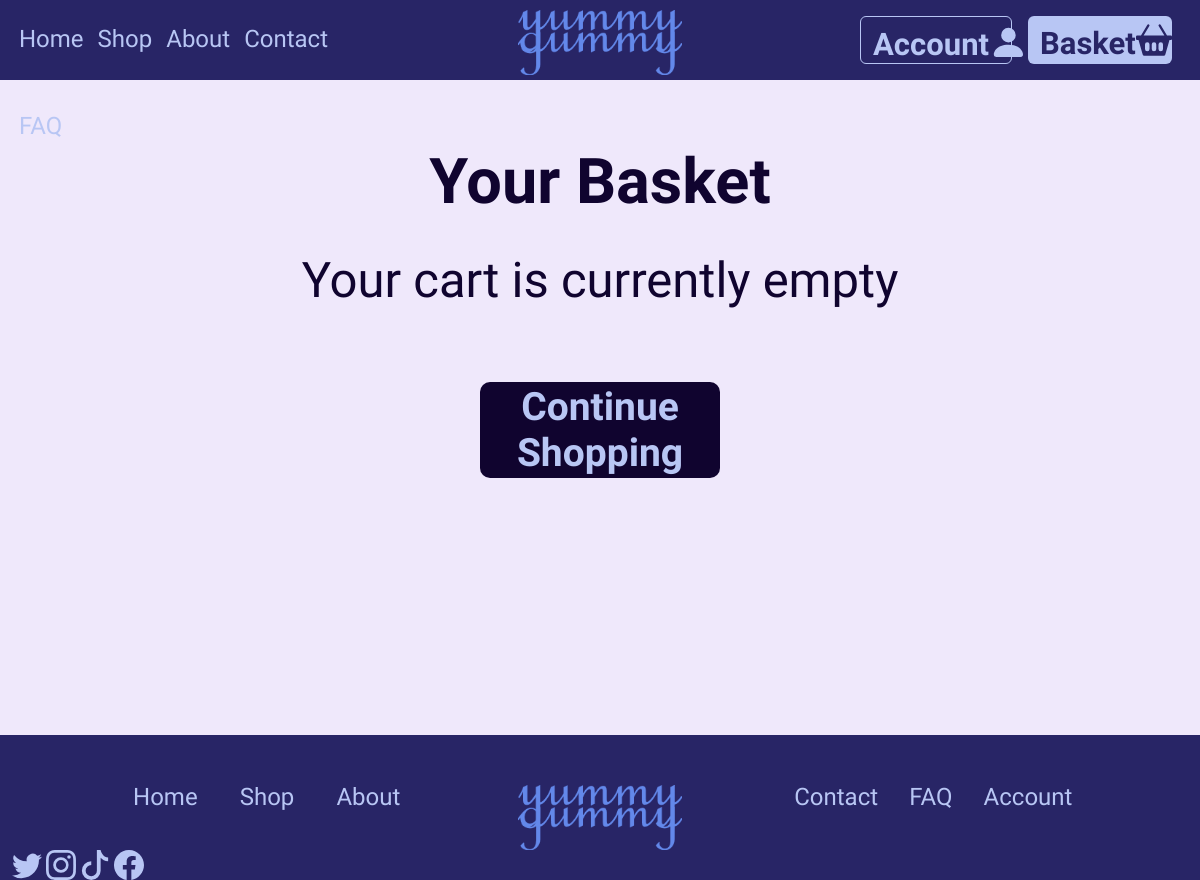
/cart (signed in), run on an earlier commit of the app's database.
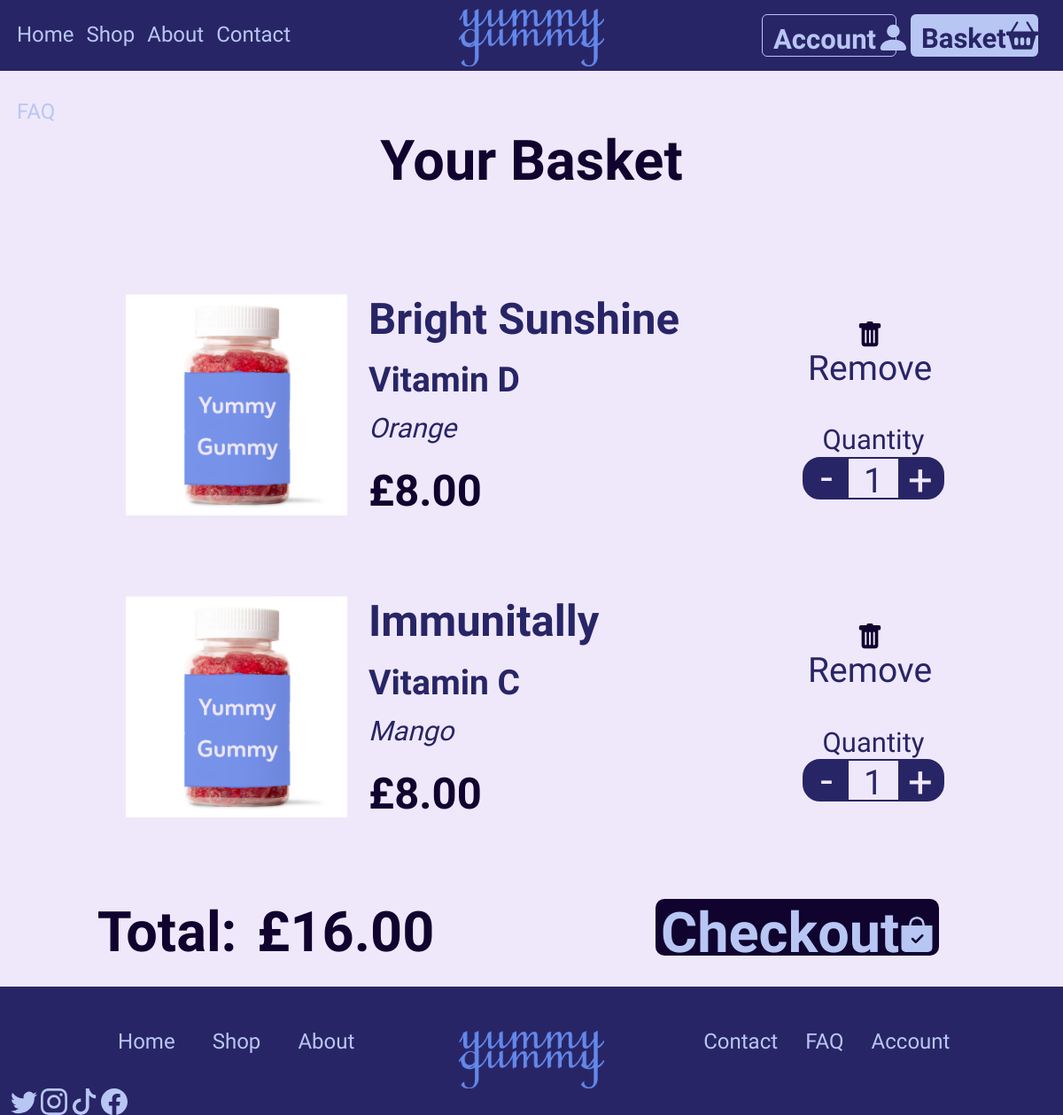
And on a later commit of the database.
### app/models.py (models this page shows, shortened)
class Cart(db.Model):
    id: so.Mapped[int] = so.mapped_column(primary_key=True)
    product_id: so.Mapped[int] = so.mapped_column(sa.ForeignKey('product.id'), nullable=False)
    user_id: so.Mapped[int] = so.mapped_column(sa.ForeignKey('user.id'), nullable=False)
    quantity: so.Mapped[int] = so.mapped_column(nullable=False, default=1)
    product = db.relationship('Product', backref='carts', lazy=True)
    @property
    def total_price(self):
        return self.product.price * self.quantity

class Product(db.Model):
    id: so.Mapped[int] = so.mapped_column(primary_key=True)
    name: so.Mapped[str] = so.mapped_column(sa.String(255), index=True, nullable=False)
    vitamin: so.Mapped[str] = so.mapped_column(sa.String(255), nullable=False)
    flavour: so.Mapped[str] = so.mapped_column(sa.String(50), index=True, nullable=True)
    price: so.Mapped[float] = so.mapped_column(sa.Numeric(10, 2), nullable=False)
    description: so.Mapped[str] = so.mapped_column(sa.String(1000), nullable=True)

### app/routes.py (the view, shortened to what this page needs)
@app.route("/cart", methods=["GET", "POST"])
@login_required
def cart():
    if request.method == "GET":
        cart_items = Cart.query.join(Product).filter(Cart.user_id == current_user.id).all()
        subtotal = sum(item.product.price * item.quantity for item in cart_items)
        return render_template("cart.html", title="Cart", cart_items=cart_items, subtotal=subtotal)

### app/models.py (called while the page is built)
@login.user_loader
def load_user(id):
    return db.session.get(User, int(id))

### app/templates/cart.html (shortened to what this page needs)
{% extends 'base.html' %}
{% block body %}
    <h1 class="ygtitle">Your Basket</h1>
    {% if cart_items %}
        <div class="row">
            <div class="col">
                {% for item in cart_items %}
                <div class="row cart-item">
                    <div class="col-4 cartbox">
                        <a href="{{ url_for('product_detail', product_id=item.product.id) }}" class="img4cart">
                            <img src="{{ url_for('static', filename='images/yumgum.png') }}" alt="{{ item.product.name }}" height="250" id="cartimg">
                        </a>
                    </div>
                    <div class="col cartinfo">
                        <h2 class="productnm">{{ item.product.name }}</h2>
                        <h3 class="vitamin">{{ item.product.vitamin }}</h3>
                        <h4 class="flavour">{{ item.product.flavour }}</h4>
                        <h2 class="price">£{{ item.product.price * item.quantity }}</h2>
                    </div>
                    <div class="col-3 cartamount">
                        <button type="button" class="remove" data-item-id="{{ item.id }}">
                            <img src="/static/images/trash.svg" alt="Rubbish Bin">
                            <h3>Remove</h3>
                        </button>
                        <div class="quantityblock">
                            <h4 class="prodmininfo">Quantity</h4>
                            <div class="cartquantitybutton" id="cart-item-{{ item.id }}">
                                <button type="button" class="cartminus" data-cart-item-id="{{ item.id }}" data-action="decrease">
                                    <h2>-</h2>
                                </button>
                                <h3 id="quantity-{{ item.id }}">{{ item.quantity }}</h3>
                                <button type="button" class="cartplus" data-cart-item-id="{{ item.id }}" data-action="increase">
                                    <h2>+</h2>
                                </button>
                            </div>
                        </div>
                    </div>
                </div>
                {% endfor %}
            </div>
        </div>
        <div class="row checksect">
            <div class="col">
                <div class="carttotal">
                    <h1>Total:</h1>
                    <h1 id="cart-total">£{{ cart_items|map(attribute='total_price')|sum }}</h1>
                </div>
            </div>
            <div class="col">
                <form action="{{ url_for('home') }}" method="post">
                    <button class="checkout">
                        <h1>Checkout</h1>
                        <img src="/static/images/bag.svg" alt="Shopping Bag">
                    </button>
                </form>
            </div>
        </div>
    {% else %}
        <h2 class="ygsubtitle">Your cart is currently empty</h2>
        <div class="backtoshop">
            <a href="{{ url_for('shop') }}" class="btn btn-primary btn-lg active" role="button" aria-pressed="true" id="emptycart">
                <h3>Continue Shopping</h3>
            </a>
        </div>
    {% endif %}
{% endblock %}

### app/templates/base.html (shortened to what this page needs)
<!DOCTYPE html>
<html lang="en">
<head>
	<link href="{{ url_for('static', filename='css/bootstrap.min.css') }}" rel="stylesheet">
    <link href="{{ url_for('static', filename='css/style.css') }}" rel="stylesheet">
    <link href="{{ url_for('static', filename='css/responsive480.css') }}" rel="stylesheet">
    <link href="{{ url_for('static', filename='css/responsive768.css') }}" rel="stylesheet">
    <link href="{{ url_for('static', filename='css/responsive1024.css') }}" rel="stylesheet">
    <link href="{{ url_for('static', filename='css/responsive1440.css') }}" rel="stylesheet">
</head>
<body>
    <header>
        <div class="container-fluid">
            <div class="row">
                <div class="col-4">
                    <nav class="navleft">
                        <a href="{{ url_for('home') }}"><h4>Home</h4></a>
                        <a href="{{ url_for('shop') }}"><h4>Shop</h4></a>
                        <a href="/about"><h4>About</h4></a>
                        <a href="{{ url_for('contact') }}"><h4>Contact</h4></a>
                        <a href="{{ url_for('faq') }}"><h4>FAQ</h4></a>
                    </nav>
                </div>
                <div class="col-4 desklogo">
                    <a href="{{ url_for('home') }}" class="logo">
                        <img src="{{ url_for('static', filename='images/logotemp.png') }}" alt-text="Yummy Gummy Logo" height="65">
                    </a>
                </div>
                <div class="col-4">
                    <nav class="navright">
                        <a class="btn btn-primary" href="{{ url_for('cart') }}" role="button" id="navbasket">
                            <h4>Basket</h4>
                            <img src="{{ url_for('static', filename='images/basket.svg') }}" alt-text="Shopping Basket">
                        </a>
                        <a class="btn btn-primary" href="{{ url_for('login') }}" role="button" id="navacct">
                            <h4>Account</h4>
                            <img src="{{ url_for('static', filename='images/person.svg') }}" alt-text="My Account picture" id="navperson">
                        </a>
                    </nav>
                </div>
            </div>
        </div>
    </header>
    <div class="wrapper">
        <div class="container-fluid no-padding-container">
            {% block body %} {% endblock %}
        </div>
        <footer class="container-fluid">
            <div class="footer-content">
                <div class="row rowstyle">
                    <div class="col-1 colpadd"></div>
                    <div class="col">
                        <nav class="footleft">
                            <a href="{{ url_for('home') }}"><h5>Home</h5></a>
                            <a href="{{ url_for('shop') }}"><h5>Shop</h5></a>
                            <a href="/about"><h5>About</h5></a>
                        </nav>
                    </div>
                    <div class="col footimg">
                        <a href="{{ url_for('home') }}" class="logo" id="btmlogo">
                            <img src="{{ url_for('static', filename='images/logotemp.png') }}" alt-text="Yummy Gummy Logo" height="65">
                        </a>
                    </div>
                    <div class="col">
                        <nav class="footright">
                            <a href="{{ url_for('contact') }}"><h5>Contact</h5></a>
                            <a href="{{ url_for('faq') }}"><h5>FAQ</h5></a>
                            <a href="{{ url_for('login') }}"><h5>Account</h5></a>
                        </nav>
                    </div>
                    <div class="col-1 colpadd"></div>
                </div>
                <div class="footsocial">
                    <img src="{{ url_for('static', filename='images/social/twitter.svg') }}" alt-text="twitter logo">
                    <img src="{{ url_for('static', filename='images/social/instagram.svg') }}" alt-text="instagram logo">
                    <img src="{{ url_for('static', filename='images/social/tiktok.svg') }}" alt-text="tiktok logo">
                    <img src="{{ url_for('static', filename='images/social/facebook.svg') }}" alt-text="facebook logo">
                </div>
            </div>
        </footer>
    </div>
</body>
</html

### app/static/css/style.css (style rules this page uses)
html { height: 100%; }
h1 { font-size: 63px; }
h2 { font-size: 49px; }
h3 { font-size: 39px; }
h4 { font-size: 31px; }
h5 { font-size: 24px; }
body { font-family: Zain; background-color:#EFE8FB; margin-top: 5rem; height: 100%; }
.wrapper { display: flex; flex-direction: column; min-height: 100%; }
header { width: 100%; background-color: #282566; height: 5rem; position: fixed; top: 0; left: 0; }
.navleft a { float: left; text-align: center; padding: 20px 12px; text-decoration: none; font-weight: 400; color: #B8C6F4; }
.desklogo { display: flex; justify-content: center; }
.logo { margin-top: 10px; }
.navright a { float: right; text-decoration: none; margin-right: 1rem; }
#navbasket { border: none; background-color: #B8C6F4; color: #282566; width: 9rem; height: 3rem; text-align: left; margin-top: 1rem; display: flex; justify-content: space-between; }
#navacct { border: 1px solid #B8C6F4; background-color: #282566; color: #B8C6F4; width: 9.5rem; height: 3rem; text-align: left; margin-top: 1rem; display: flex; justify-content: space-between; }
.navright h4 { font-weight: 600; margin-top: 3px; }
footer { width: 100%; background-color: #282566; color: #B8C6F4; min-height: 8.5rem; margin-top: auto; }
.footleft, .footright { display: flex; justify-content: space-around; }
.footleft a { float: left; text-align: center; margin-top: 3rem; text-decoration: none; font-weight: 700; color: #B8C6F4; }
.footright a { float: right; text-align: center; margin-top: 3rem; text-decoration: none; font-weight: 700; color: #B8C6F4; }
#btmlogo img { margin-top: 40px; }
.footimg { display: flex; justify-content: center; }
.footsocial { bottom: 0; }
.ygtitle { text-align: center; color:#10042F; font-weight: 700; }
.prodmininfo { color: #282566; margin: 0; }
.cartbox { display: flex; justify-content: flex-end; }
.cart-item { margin: 5rem 0; }
.vitamin, .wvitamin { font-weight: 550; color: #282566; }
.flavour, .wflavour { font-style: italic; color: #282566; }
.cartquantitybutton { display: flex; flex-direction: row; justify-content: space-between; align-items: center; border: 2px solid #282566; border-radius: 20px; width: 160px; height: 48px; color:#282566; background-color: #EFE8FB; }
.quantityblock { width: 160px; }
.cartquantitybutton h3 { margin-top: 15px; }
.cartminus { background-color: #282566; color:#EFE8FB; border-radius: 16px 0 0 16px; border: none; height: 46px; width: 50px; display: flex; justify-content: center; align-items: center; }
.cartminus h2 { margin-top: 10px; }
.cartplus { background-color: #282566; color:#EFE8FB; border-radius: 0 16px 16px 0; border: none; height: 46px; width: 50px; display: flex; justify-content: center; align-items: center; }
.cartplus h2 { margin-top: 15px; }
.price { font-weight: 700; color: #10042F; margin-top: 1.5rem; }
.remove { color: #282566; background-color: #EFE8FB; border: none; text-decoration: none; display: flex; flex-direction: column; align-items: center; margin: 30px 0; }
.checkout { color:#B8C6F4; background-color: #10042F; border: none; border-radius: 10px; width: 20rem; height: 4rem; display: flex; flex-direction: row; justify-content: space-around; align-items: baseline; }
.checkout h1 { font-weight: 700; }
.productnm, .wproductnm { color: #282566; font-weight: 700; }
.carttotal { display: flex; flex-direction: row; justify-content: space-between; width: 70%; }
.carttotal h1 { font-weight: 800; color: #10042F; }

### app/static/css/responsive1440.css (style rules this page uses)
@media screen and (min-width: 1057px) and (max-width: 1440px) { .navleft a { padding: 25px 7px; } }
@media screen and (min-width: 1057px) and (max-width: 1440px) { .navleft h4 { font-size: 24px; } }
@media screen and (min-width: 1057px) and (max-width: 1440px) { .prodprice, .prodmininfo { text-align: center; margin-bottom: 0; } }
@media screen and (min-width: 1057px) and (max-width: 1440px) { .productnm { margin-bottom: 16px; } }
@media screen and (min-width: 1057px) and (max-width: 1440px) { .vitamin { margin-bottom: 12px; } }
@media screen and (min-width: 1057px) and (max-width: 1440px) { .prodmininfo { margin: auto; } }
@media screen and (min-width: 1057px) and (max-width: 1440px) { .quantityblock { width: 160px; } }
@media screen and (min-width: 1057px) and (max-width: 1440px) { .carttotal { justify-content: space-around; margin: auto; } }
@media screen and (min-width: 1057px) and (max-width: 1440px) { .checksect { margin-bottom: 1rem; } }
@media screen and (min-width: 1057px) and (max-width: 1440px) { .checkout { margin: auto; } }

What changed in the data, as far as the page shows it:
added Cart: product.name "Bright Sunshine", product.vitamin "Vitamin D", product.flavour "Orange", item.product.price*item.quantity "8.00", quantity "1"
added Cart: product.name "Immunitally", product.vitamin "Vitamin C", product.flavour "Mango", item.product.price*item.quantity "8.00", quantity "1"
Also different on the page:
{{ cart_items|map(attribute='total_price')|sum }}: (not shown) → "16.00"
text no longer shown: "Your cart is currently empty Continue Shopping"
text now shown: "Total: £ Checkout"
